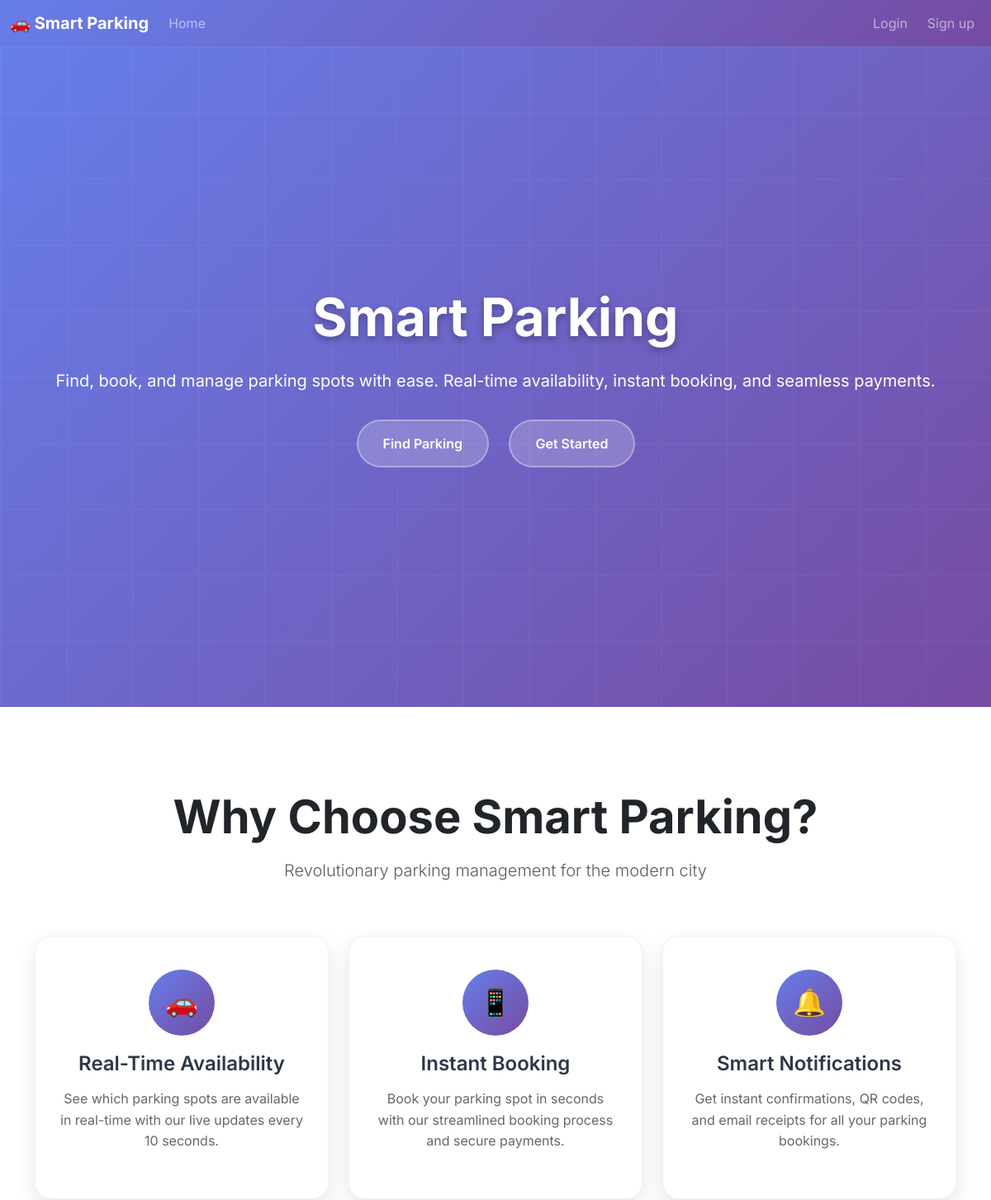
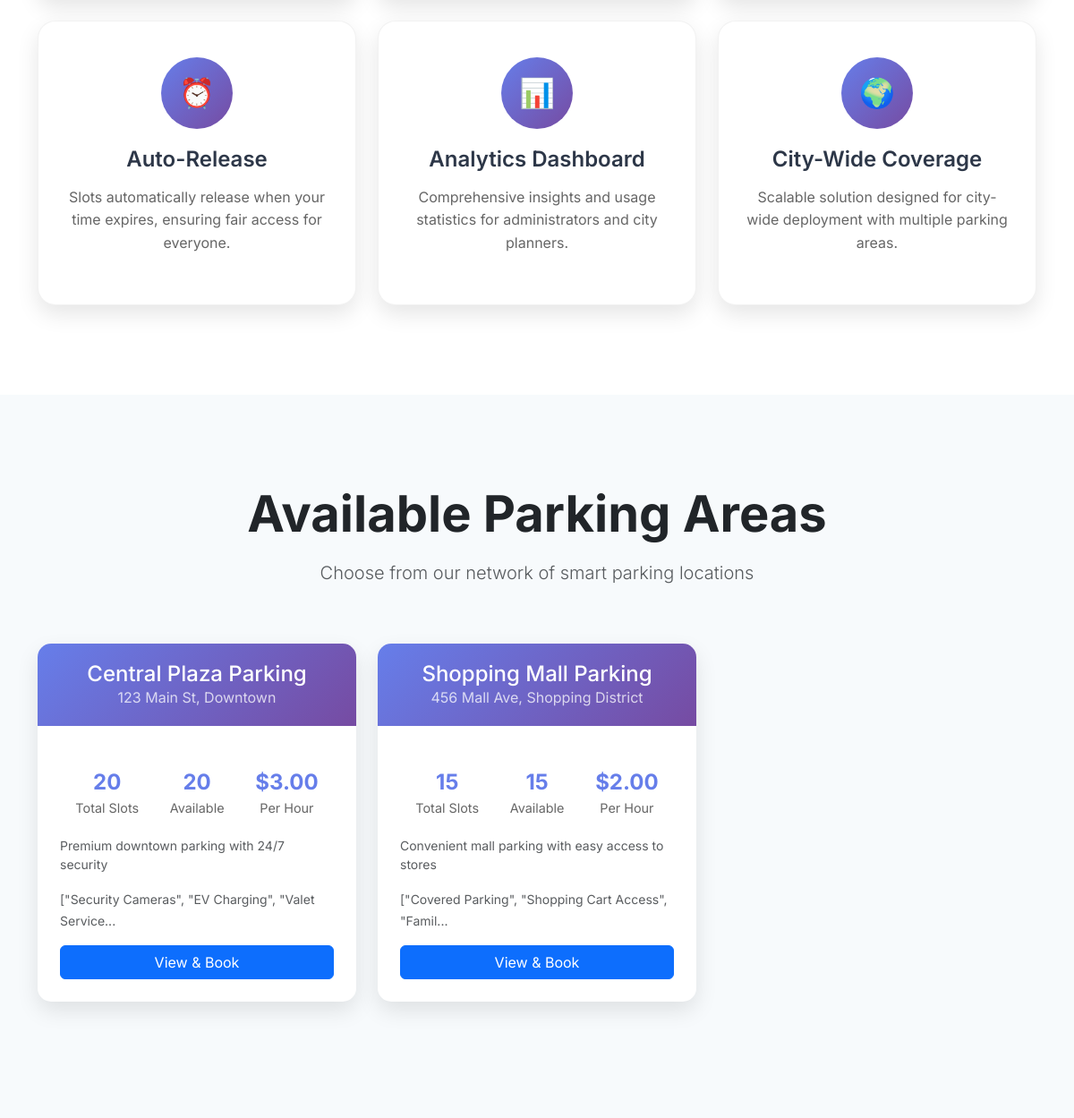
The page / on the database its author committed (2 pictures, top to bottom).
### app/models.py (models this page shows)
class TimestampMixin:
    created_at = db.Column(db.DateTime, default=datetime.utcnow, nullable=False)
    updated_at = db.Column(db.DateTime, default=datetime.utcnow, onupdate=datetime.utcnow, nullable=False)

class ParkingArea(db.Model, TimestampMixin):
    __tablename__ = "parking_areas"
    id = db.Column(db.Integer, primary_key=True)
    name = db.Column(db.String(200), nullable=False)
    address = db.Column(db.String(300), nullable=True)
    latitude = db.Column(db.Float, nullable=True)
    longitude = db.Column(db.Float, nullable=True)
    owner_id = db.Column(db.Integer, db.ForeignKey("users.id", ondelete="CASCADE"), nullable=True, index=True)
    hourly_rate = db.Column(db.Float, default=2.50, nullable=False)
    is_active = db.Column(db.Boolean, default=True, nullable=False)
    description = db.Column(db.Text, nullable=True)
    amenities = db.Column(db.Text, nullable=True)  # JSON string of amenities
    operating_hours = db.Column(db.String(100), nullable=True)  # e.g., "24/7" or "6AM-10PM"
    slots = db.relationship("ParkingSlot", back_populates="area", cascade="all,delete-orphan")
    owner = db.relationship("User", back_populates="owned_areas")

### app/blueprints/parking.py (the view)
@bp.get("/")
def index():
    areas = ParkingArea.query.all()
    return render_template("parking/index.html", areas=areas)

### app/templates/parking/index.html (shortened to what this page needs)
{% extends 'base.html' %}
{% block landing_content %}
<div class="hero">
  <div class="container">
    <div class="hero-content">
      <h1>Smart Parking</h1>
      <p>Find, book, and manage parking spots with ease. Real-time availability, instant booking, and seamless payments.</p>
      <div class="cta-buttons">
        <a href="#areas" class="btn btn-hero">Find Parking</a>
        <a href="/auth/signup" class="btn btn-hero">Get Started</a>
      </div>
    </div>
  </div>
</div>
<div class="features">
  <div class="container">
    <div class="row text-center mb-5">
      <div class="col-12">
        <h2 class="display-4 fw-bold mb-3">Why Choose Smart Parking?</h2>
        <p class="lead text-muted">Revolutionary parking management for the modern city</p>
      </div>
    </div>
    <div class="row g-4">
      <div class="col-md-4">
        <div class="feature-card">
          <div class="feature-icon">🚗</div>
          <h4>Real-Time Availability</h4>
          <p>See which parking spots are available in real-time with our live updates every 10 seconds.</p>
        </div>
      </div>
      <div class="col-md-4">
        <div class="feature-card">
          <div class="feature-icon">📱</div>
          <h4>Instant Booking</h4>
          <p>Book your parking spot in seconds with our streamlined booking process and secure payments.</p>
        </div>
      </div>
      <div class="col-md-4">
        <div class="feature-card">
          <div class="feature-icon">🔔</div>
          <h4>Smart Notifications</h4>
          <p>Get instant confirmations, QR codes, and email receipts for all your parking bookings.</p>
        </div>
      </div>
      <div class="col-md-4">
        <div class="feature-card">
          <div class="feature-icon">⏰</div>
          <h4>Auto-Release</h4>
          <p>Slots automatically release when your time expires, ensuring fair access for everyone.</p>
        </div>
      </div>
      <div class="col-md-4">
        <div class="feature-card">
          <div class="feature-icon">📊</div>
          <h4>Analytics Dashboard</h4>
          <p>Comprehensive insights and usage statistics for administrators and city planners.</p>
        </div>
      </div>
      <div class="col-md-4">
        <div class="feature-card">
          <div class="feature-icon">🌍</div>
          <h4>City-Wide Coverage</h4>
          <p>Scalable solution designed for city-wide deployment with multiple parking areas.</p>
        </div>
      </div>
    </div>
  </div>
</div>
<div class="areas-section" id="areas">
  <div class="container">
    <div class="row text-center mb-5">
      <div class="col-12">
        <h2 class="display-4 fw-bold mb-3">Available Parking Areas</h2>
        <p class="lead text-muted">Choose from our network of smart parking locations</p>
      </div>
    </div>
    <div class="row">
      {% for a in areas %}
      <div class="col-md-6 col-lg-4">
        <div class="area-card">
          <div class="area-header">
            <h4 class="mb-0">{{ a.name }}</h4>
            <p class="mb-0 opacity-75">{{ a.address or 'Downtown Location' }}</p>
          </div>
          <div class="area-body">
            <div class="area-stats">
              <div class="stat">
                <div class="stat-number">{{ a.slots|length }}</div>
                <div class="stat-label">Total Slots</div>
              </div>
              <div class="stat">
                <div class="stat-number pulse">{{ a.slots|selectattr('id', 'in', a.slots|map(attribute='id')|list)|list|length }}</div>
                <div class="stat-label">Available</div>
              </div>
              <div class="stat">
                <div class="stat-number">${{ "%.2f"|format(a.hourly_rate) }}</div>
                <div class="stat-label">Per Hour</div>
              </div>
            </div>
            {% if a.description %}
            <p class="text-muted small mb-3">{{ a.description[:80] }}{% if a.description|length > 80 %}...{% endif %}</p>
            {% endif %}
            {% if a.amenities %}
            <div class="mb-3">
              <small class="text-muted">
                 {{ a.amenities[:50] }}{% if a.amenities|length > 50 %}...{% endif %}
              </small>
            </div>
            {% endif %}
            <a href="/area/{{ a.id }}" class="btn btn-primary w-100">View & Book</a>
          </div>
        </div>
      </div>
      {% endfor %}
    </div>
  </div>
</div>
{% endblock %}

### app/templates/base.html (shortened to what this page needs)
<!doctype html>
<html lang="en">
  <head>
    <link href="https://cdn.jsdelivr.net/npm/bootstrap@5.3.3/dist/css/bootstrap.min.css" rel="stylesheet">
    <link rel="stylesheet" href="{{ url_for('static', filename='css/styles.css') }}">
  </head>
  <body>
    {% include 'layout_nav.html' %}
    {% if request.endpoint == 'parking.index' %}
      {% block landing_content %}{% endblock %}
    {% endif %}
  </body>
</html>

### app/templates/layout_nav.html (shortened to what this page needs)
<nav class="navbar navbar-expand-lg navbar-dark" style="background: linear-gradient(135deg, #667eea 0%, #764ba2 100%); backdrop-filter: blur(10px);">
  <div class="container-fluid">
    <a class="navbar-brand fw-bold" href="/">🚗 Smart Parking</a>
    <div class="collapse navbar-collapse" id="navbarNav">
      <ul class="navbar-nav me-auto mb-2 mb-lg-0">
        <li class="nav-item"><a class="nav-link" href="/">Home</a></li>
      </ul>
      <ul class="navbar-nav">
        {% if current_user.is_authenticated %}
          <li class="nav-item dropdown">
            <a class="nav-link dropdown-toggle" href="#" role="button" data-bs-toggle="dropdown">
              {{ current_user.name }} ({{ current_user.role.title() }})
            </a>
            <ul class="dropdown-menu">
              <li><a class="dropdown-item" href="/profile">Profile</a></li>
              {% if current_user.role == 'user' %}
                <li><a class="dropdown-item" href="/my-bookings">My Bookings</a></li>
              {% endif %}
              {% if not current_user.is_verified %}
                <li><a class="dropdown-item" href="/auth/verification-status">
                  <i class="fas fa-clock text-warning"></i> Verification Status
                </a></li>
              {% endif %}
              <li><hr class="dropdown-divider"></li>
              <li><a class="dropdown-item" href="/auth/logout">Logout</a></li>
            </ul>
          </li>
        {% else %}
          <li class="nav-item"><a class="nav-link" href="/auth/login">Login</a></li>
          <li class="nav-item"><a class="nav-link btn btn-outline-light ms-2" href="/auth/signup">Sign up</a></li>
        {% endif %}
      </ul>
    </div>
  </div>
</nav>

### app/templates/parking/index.html (style rules this page uses)
:root { --primary: #667eea; --primary-dark: #5a67d8; --secondary: #764ba2; --accent: #f093fb; --success: #48bb78; --warning: #ed8936; --danger: #f56565; --dark: #2d3748; --light: #f7fafc; --gradient: linear-gradient(135deg, var(--primary) 0%, var(--secondary) 100%); --gradient-light: linear-gradient(135deg, #f093fb 0%, #f5576c 100%); --shadow: 0 10px 25px rgba(0,0,0,0.1); --shadow-hover: 0 20px 40px rgba(0,0,0,0.15); }
body { font-family: 'Inter', sans-serif; background: var(--light); }
.hero { background: var(--gradient); min-height: 100vh; display: flex; align-items: center; position: relative; overflow: hidden; }
.hero::before { content: ''; position: absolute; top: 0; left: 0; right: 0; bottom: 0; opacity: 0.3; }
.hero-content { position: relative; z-index: 2; color: white; text-align: center; }
.hero h1 { font-size: 4rem; font-weight: 700; margin-bottom: 1.5rem; text-shadow: 0 4px 8px rgba(0,0,0,0.3); animation: fadeInUp 1s ease-out; }
.hero p { font-size: 1.25rem; margin-bottom: 2rem; opacity: 0.9; animation: fadeInUp 1s ease-out 0.2s both; }
.cta-buttons { animation: fadeInUp 1s ease-out 0.4s both; }
.btn-hero { background: rgba(255,255,255,0.2); border: 2px solid rgba(255,255,255,0.3); color: white; padding: 15px 30px; font-weight: 600; border-radius: 50px; transition: all 0.3s ease; backdrop-filter: blur(10px); margin: 0 10px; }
.features { padding: 100px 0; background: white; }
.feature-card { background: white; border-radius: 20px; padding: 40px 30px; text-align: center; box-shadow: var(--shadow); transition: all 0.3s ease; border: 1px solid rgba(0,0,0,0.05); position: relative; overflow: hidden; }
.feature-card::before { content: ''; position: absolute; top: 0; left: -100%; width: 100%; height: 100%; background: var(--gradient-light); opacity: 0; transition: all 0.3s ease; }
.feature-icon { width: 80px; height: 80px; background: var(--gradient); border-radius: 50%; display: flex; align-items: center; justify-content: center; margin: 0 auto 20px; font-size: 2rem; color: white; transition: all 0.3s ease; }
.feature-card h4 { font-weight: 600; margin-bottom: 15px; color: var(--dark); }
.feature-card p { color: #666; line-height: 1.6; }
.areas-section { padding: 100px 0; background: var(--light); }
.area-card { background: white; border-radius: 15px; overflow: hidden; box-shadow: var(--shadow); transition: all 0.3s ease; margin-bottom: 30px; }
.area-header { background: var(--gradient); color: white; padding: 20px; text-align: center; }
.area-body { padding: 25px; }
.area-stats { display: flex; justify-content: space-around; margin: 20px 0; }
.stat { text-align: center; }
.stat-number { font-size: 1.5rem; font-weight: 700; color: var(--primary); }
.stat-label { font-size: 0.9rem; color: #666; }
.pulse { animation: pulse 2s infinite; }

### rows shown on the page
ParkingArea: name "Central Plaza Parking", address "123 Main St, Downtown", slots|length "20", slots|selectattr "20", hourly_rate "3.00", description "Premium downtown parking with 24/7 security", amenities "[\"Security Cameras\", \"EV Charging\", \"Valet Service"
ParkingArea: name "Shopping Mall Parking", address "456 Mall Ave, Shopping District", slots|length "15", slots|selectattr "15", hourly_rate "2.00", description "Convenient mall parking with easy access to stores", amenities "[\"Covered Parking\", \"Shopping Cart Access\", \"Famil"
